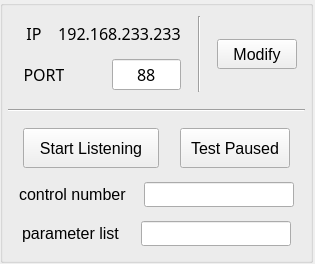
<?xml version="1.0" encoding="UTF-8"?>
<ui version="4.0">
 <class>ServerTcpClass</class>
 <widget class="QMainWindow" name="ServerTcpClass">
  <property name="geometry">
   <rect>
    <x>0</x>
    <y>0</y>
    <width>315</width>
    <height>264</height>
   </rect>
  </property>
  <property name="minimumSize">
   <size>
    <width>315</width>
    <height>264</height>
   </size>
  </property>
  <property name="maximumSize">
   <size>
    <width>16666666</width>
    <height>16666666</height>
   </size>
  </property>
  <property name="font">
   <font>
    <pointsize>9</pointsize>
   </font>
  </property>
  <property name="windowTitle">
   <string>ServerTcp</string>
  </property>
  <widget class="QWidget" name="centralWidget">
   <property name="enabled">
    <bool>true</bool>
   </property>
   <widget class="QGroupBox" name="groupBox">
    <property name="geometry">
     <rect>
      <x>0</x>
      <y>0</y>
      <width>313</width>
      <height>263</height>
     </rect>
    </property>
    <property name="minimumSize">
     <size>
      <width>0</width>
      <height>0</height>
     </size>
    </property>
    <property name="font">
     <font>
      <pointsize>12</pointsize>
      <weight>50</weight>
      <bold>false</bold>
     </font>
    </property>
    <property name="title">
     <string/>
    </property>
    <property name="flat">
     <bool>false</bool>
    </property>
    <property name="checkable">
     <bool>false</bool>
    </property>
   </widget>
   <widget class="QWidget" name="verticalLayoutWidget_3">
    <property name="geometry">
     <rect>
      <x>0</x>
      <y>0</y>
      <width>313</width>
      <height>263</height>
     </rect>
    </property>
    <layout class="QVBoxLayout" name="ALL">
     <property name="leftMargin">
      <number>8</number>
     </property>
     <property name="topMargin">
      <number>8</number>
     </property>
     <property name="rightMargin">
      <number>8</number>
     </property>
     <property name="bottomMargin">
      <number>8</number>
     </property>
     <item>
      <layout class="QHBoxLayout" name="TOP">
       <item>
        <layout class="QVBoxLayout" name="INFO">
         <property name="leftMargin">
          <number>16</number>
         </property>
         <property name="rightMargin">
          <number>8</number>
         </property>
         <item>
          <layout class="QHBoxLayout" name="IP">
           <item>
            <widget class="QLabel" name="label_IP">
             <property name="minimumSize">
              <size>
               <width>20</width>
               <height>35</height>
              </size>
             </property>
             <property name="font">
              <font>
               <family>3270Narrow Nerd Font Mono</family>
               <pointsize>12</pointsize>
               <weight>50</weight>
               <bold>false</bold>
              </font>
             </property>
             <property name="lineWidth">
              <number>0</number>
             </property>
             <property name="text">
              <string>IP</string>
             </property>
             <property name="alignment">
              <set>Qt::AlignCenter</set>
             </property>
            </widget>
           </item>
           <item>
            <spacer name="horizontalSpacer_IP">
             <property name="orientation">
              <enum>Qt::Horizontal</enum>
             </property>
             <property name="sizeHint" stdset="0">
              <size>
               <width>40</width>
               <height>20</height>
              </size>
             </property>
            </spacer>
           </item>
           <item>
            <widget class="QLabel" name="ipAddress">
             <property name="font">
              <font>
               <family>agave Nerd Font</family>
               <pointsize>12</pointsize>
               <weight>50</weight>
               <bold>false</bold>
              </font>
             </property>
             <property name="text">
              <string>192.168.233.233</string>
             </property>
             <property name="alignment">
              <set>Qt::AlignCenter</set>
             </property>
            </widget>
           </item>
          </layout>
         </item>
         <item>
          <layout class="QHBoxLayout" name="PORT">
           <property name="spacing">
            <number>8</number>
           </property>
           <item>
            <widget class="QLabel" name="label_Port">
             <property name="minimumSize">
              <size>
               <width>40</width>
               <height>35</height>
              </size>
             </property>
             <property name="font">
              <font>
               <family>3270Narrow Nerd Font Mono</family>
               <pointsize>12</pointsize>
               <weight>50</weight>
               <bold>false</bold>
              </font>
             </property>
             <property name="lineWidth">
              <number>0</number>
             </property>
             <property name="text">
              <string>PORT</string>
             </property>
             <property name="alignment">
              <set>Qt::AlignCenter</set>
             </property>
            </widget>
           </item>
           <item>
            <spacer name="horizontalSpacer_PORT">
             <property name="orientation">
              <enum>Qt::Horizontal</enum>
             </property>
             <property name="sizeHint" stdset="0">
              <size>
               <width>40</width>
               <height>20</height>
              </size>
             </property>
            </spacer>
           </item>
           <item>
            <widget class="QLineEdit" name="lineEditPort">
             <property name="maximumSize">
              <size>
               <width>70</width>
               <height>16777215</height>
              </size>
             </property>
             <property name="font">
              <font>
               <family>agave Nerd Font</family>
               <pointsize>12</pointsize>
               <weight>50</weight>
               <bold>false</bold>
              </font>
             </property>
             <property name="text">
              <string>88</string>
             </property>
             <property name="alignment">
              <set>Qt::AlignCenter</set>
             </property>
            </widget>
           </item>
          </layout>
         </item>
        </layout>
       </item>
       <item>
        <widget class="Line" name="line_INFO_SetPort">
         <property name="minimumSize">
          <size>
           <width>8</width>
           <height>0</height>
          </size>
         </property>
         <property name="orientation">
          <enum>Qt::Vertical</enum>
         </property>
        </widget>
       </item>
       <item>
        <layout class="QVBoxLayout" name="verticalLayout_SetPort">
         <property name="leftMargin">
          <number>8</number>
         </property>
         <property name="rightMargin">
          <number>8</number>
         </property>
         <item>
          <widget class="QPushButton" name="btnSetPort">
           <property name="minimumSize">
            <size>
             <width>80</width>
             <height>30</height>
            </size>
           </property>
           <property name="font">
            <font>
             <pointsize>12</pointsize>
             <weight>50</weight>
             <bold>false</bold>
            </font>
           </property>
           <property name="text">
            <string>Modify</string>
           </property>
          </widget>
         </item>
        </layout>
       </item>
      </layout>
     </item>
     <item>
      <widget class="Line" name="line_TOP_BOTTOM">
       <property name="minimumSize">
        <size>
         <width>0</width>
         <height>8</height>
        </size>
       </property>
       <property name="orientation">
        <enum>Qt::Horizontal</enum>
       </property>
      </widget>
     </item>
     <item>
      <layout class="QVBoxLayout" name="BOTTOM">
       <item>
        <layout class="QHBoxLayout" name="CONNECT">
         <property name="bottomMargin">
          <number>8</number>
         </property>
         <item>
          <spacer name="horizontalSpacer_2">
           <property name="orientation">
            <enum>Qt::Horizontal</enum>
           </property>
           <property name="sizeHint" stdset="0">
            <size>
             <width>40</width>
             <height>20</height>
            </size>
           </property>
          </spacer>
         </item>
         <item>
          <widget class="QPushButton" name="btnListen">
           <property name="minimumSize">
            <size>
             <width>136</width>
             <height>40</height>
            </size>
           </property>
           <property name="font">
            <font>
             <pointsize>12</pointsize>
             <weight>50</weight>
             <bold>false</bold>
            </font>
           </property>
           <property name="text">
            <string>Start Listening</string>
           </property>
          </widget>
         </item>
         <item>
          <spacer name="horizontalSpacer">
           <property name="orientation">
            <enum>Qt::Horizontal</enum>
           </property>
           <property name="sizeHint" stdset="0">
            <size>
             <width>40</width>
             <height>20</height>
            </size>
           </property>
          </spacer>
         </item>
         <item>
          <widget class="QPushButton" name="btnTestStop">
           <property name="minimumSize">
            <size>
             <width>110</width>
             <height>40</height>
            </size>
           </property>
           <property name="font">
            <font>
             <pointsize>12</pointsize>
            </font>
           </property>
           <property name="text">
            <string>Test Paused</string>
           </property>
          </widget>
         </item>
         <item>
          <spacer name="horizontalSpacer_3">
           <property name="orientation">
            <enum>Qt::Horizontal</enum>
           </property>
           <property name="sizeHint" stdset="0">
            <size>
             <width>40</width>
             <height>20</height>
            </size>
           </property>
          </spacer>
         </item>
        </layout>
       </item>
       <item>
        <layout class="QVBoxLayout" name="DATA">
         <item>
          <layout class="QHBoxLayout" name="GET">
           <property name="bottomMargin">
            <number>8</number>
           </property>
           <item>
            <spacer name="horizontalSpacer_4">
             <property name="orientation">
              <enum>Qt::Horizontal</enum>
             </property>
             <property name="sizeHint" stdset="0">
              <size>
               <width>40</width>
               <height>20</height>
              </size>
             </property>
            </spacer>
           </item>
           <item>
            <widget class="QLabel" name="label_CNUM">
             <property name="font">
              <font>
               <pointsize>12</pointsize>
               <weight>50</weight>
               <bold>false</bold>
              </font>
             </property>
             <property name="text">
              <string>control number</string>
             </property>
            </widget>
           </item>
           <item>
            <spacer name="horizontalSpacer_CNUM">
             <property name="orientation">
              <enum>Qt::Horizontal</enum>
             </property>
             <property name="sizeHint" stdset="0">
              <size>
               <width>40</width>
               <height>20</height>
              </size>
             </property>
            </spacer>
           </item>
           <item>
            <widget class="QLineEdit" name="textEdit_Recv">
             <property name="minimumSize">
              <size>
               <width>150</width>
               <height>25</height>
              </size>
             </property>
             <property name="maximumSize">
              <size>
               <width>40</width>
               <height>25</height>
              </size>
             </property>
             <property name="alignment">
              <set>Qt::AlignCenter</set>
             </property>
             <property name="readOnly">
              <bool>false</bool>
             </property>
            </widget>
           </item>
           <item>
            <spacer name="horizontalSpacer_5">
             <property name="orientation">
              <enum>Qt::Horizontal</enum>
             </property>
             <property name="sizeHint" stdset="0">
              <size>
               <width>40</width>
               <height>20</height>
              </size>
             </property>
            </spacer>
           </item>
          </layout>
         </item>
         <item>
          <layout class="QHBoxLayout" name="POST">
           <item>
            <spacer name="horizontalSpacer_6">
             <property name="orientation">
              <enum>Qt::Horizontal</enum>
             </property>
             <property name="sizeHint" stdset="0">
              <size>
               <width>40</width>
               <height>20</height>
              </size>
             </property>
            </spacer>
           </item>
           <item>
            <widget class="QLabel" name="label_PSTR">
             <property name="font">
              <font>
               <pointsize>12</pointsize>
               <weight>50</weight>
               <bold>false</bold>
              </font>
             </property>
             <property name="text">
              <string>parameter list</string>
             </property>
            </widget>
           </item>
           <item>
            <spacer name="horizontalSpacer_PSTR">
             <property name="orientation">
              <enum>Qt::Horizontal</enum>
             </property>
             <property name="sizeHint" stdset="0">
              <size>
               <width>40</width>
               <height>20</height>
              </size>
             </property>
            </spacer>
           </item>
           <item>
            <widget class="QLineEdit" name="textEdit_Send">
             <property name="minimumSize">
              <size>
               <width>150</width>
               <height>25</height>
              </size>
             </property>
             <property name="maximumSize">
              <size>
               <width>150</width>
               <height>25</height>
              </size>
             </property>
             <property name="text">
              <string/>
             </property>
             <property name="alignment">
              <set>Qt::AlignCenter</set>
             </property>
            </widget>
           </item>
           <item>
            <spacer name="horizontalSpacer_7">
             <property name="orientation">
              <enum>Qt::Horizontal</enum>
             </property>
             <property name="sizeHint" stdset="0">
              <size>
               <width>40</width>
               <height>20</height>
              </size>
             </property>
            </spacer>
           </item>
          </layout>
         </item>
        </layout>
       </item>
      </layout>
     </item>
    </layout>
   </widget>
  </widget>
 </widget>
 <layoutdefault spacing="6" margin="11"/>
 <resources>
  <include location="ServerTcp.qrc"/>
 </resources>
 <connections/>
</ui>
